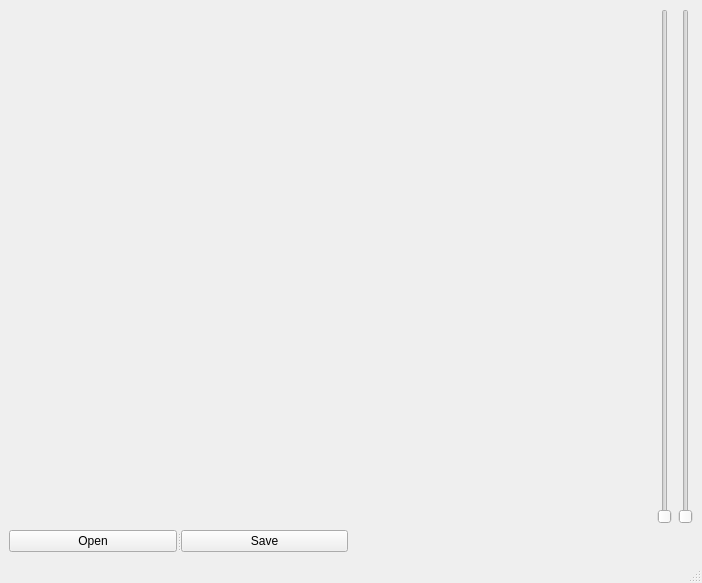
<?xml version="1.0" encoding="UTF-8"?>
<ui version="4.0">
 <class>MainWindow</class>
 <widget class="QMainWindow" name="MainWindow">
  <property name="geometry">
   <rect>
    <x>0</x>
    <y>0</y>
    <width>702</width>
    <height>583</height>
   </rect>
  </property>
  <property name="windowTitle">
   <string>MainWindow</string>
  </property>
  <widget class="QWidget" name="centralwidget">
   <layout class="QGridLayout" name="gridLayout_2">
    <item row="0" column="0">
     <layout class="QGridLayout" name="gridLayout">
      <item row="0" column="0" colspan="2">
       <layout class="QHBoxLayout" name="horizontalLayout">
        <item>
         <widget class="QLabel" name="label">
          <property name="text">
           <string/>
          </property>
          <property name="pixmap">
           <pixmap>lenna.jpg</pixmap>
          </property>
         </widget>
        </item>
        <item>
         <widget class="QSlider" name="verticalSlider">
          <property name="orientation">
           <enum>Qt::Vertical</enum>
          </property>
         </widget>
        </item>
        <item>
         <widget class="QSlider" name="verticalSlider_2">
          <property name="orientation">
           <enum>Qt::Vertical</enum>
          </property>
         </widget>
        </item>
       </layout>
      </item>
      <item row="1" column="0">
       <widget class="QSplitter" name="splitter">
        <property name="orientation">
         <enum>Qt::Horizontal</enum>
        </property>
        <widget class="QPushButton" name="pushButton">
         <property name="text">
          <string>Open</string>
         </property>
        </widget>
        <widget class="QPushButton" name="pushButton_2">
         <property name="text">
          <string>Save</string>
         </property>
        </widget>
       </widget>
      </item>
      <item row="1" column="1">
       <spacer name="horizontalSpacer">
        <property name="orientation">
         <enum>Qt::Horizontal</enum>
        </property>
        <property name="sizeHint" stdset="0">
         <size>
          <width>118</width>
          <height>20</height>
         </size>
        </property>
       </spacer>
      </item>
     </layout>
    </item>
   </layout>
  </widget>
  <widget class="QStatusBar" name="statusbar"/>
 </widget>
 <resources/>
 <connections>
  <connection>
   <sender>verticalSlider</sender>
   <signal>valueChanged(int)</signal>
   <receiver>label</receiver>
   <slot>setNum(int)</slot>
   <hints>
    <hint type="sourcelabel">
     <x>650</x>
     <y>169</y>
    </hint>
    <hint type="destinationlabel">
     <x>507</x>
     <y>173</y>
    </hint>
   </hints>
  </connection>
  <connection>
   <sender>verticalSlider_2</sender>
   <signal>valueChanged(int)</signal>
   <receiver>label</receiver>
   <slot>clear()</slot>
   <hints>
    <hint type="sourcelabel">
     <x>678</x>
     <y>224</y>
    </hint>
    <hint type="destinationlabel">
     <x>495</x>
     <y>239</y>
    </hint>
   </hints>
  </connection>
  <connection>
   <sender>pushButton</sender>
   <signal>clicked()</signal>
   <receiver>label</receiver>
   <slot>clear()</slot>
   <hints>
    <hint type="sourcelabel">
     <x>104</x>
     <y>552</y>
    </hint>
    <hint type="destinationlabel">
     <x>112</x>
     <y>492</y>
    </hint>
   </hints>
  </connection>
  <connection>
   <sender>pushButton_2</sender>
   <signal>clicked()</signal>
   <receiver>label</receiver>
   <slot>clear()</slot>
   <hints>
    <hint type="sourcelabel">
     <x>249</x>
     <y>544</y>
    </hint>
    <hint type="destinationlabel">
     <x>260</x>
     <y>500</y>
    </hint>
   </hints>
  </connection>
 </connections>
</ui>
